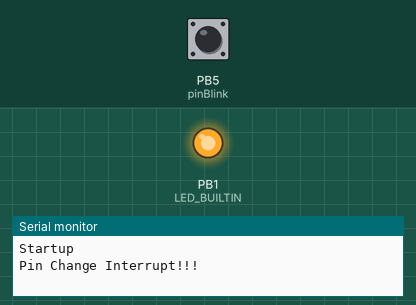
Recording of a sketch running on a simulated ATtiny85, built with avr-gcc and run on an emulated ATtiny85. Parts: output pins drawn as LEDs (lit = HIGH), the last lines printed to the serial monitor. Inputs (shaded band) come from the test bench; at power-on: PB5 (pinBlink) HIGH.

Above: at 0.1 s.
At 1.1 s:
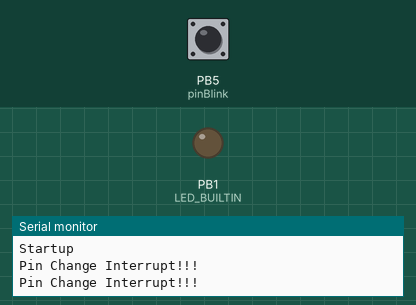
Timing chart, 0 to 2.6 s (numbered marks = the images above):
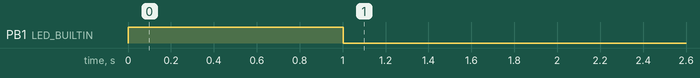

The sketch:

Nano_pinChangeIntrLed.ino
```cpp
// (licence header left out)
#include "PinChangeInterrupt.h"

// Choose a valid PinChangeInterrupt pin of your Arduino board
#define pinBlink 5

void setup() {
  // set pin to input with a pullup, led to output
  pinMode(pinBlink, INPUT_PULLUP);
  pinMode(LED_BUILTIN, OUTPUT);

  // start serial debug output
  Serial.begin(115200);
  Serial.println(F("Startup"));

  // Manually blink once to test if LED is functional
  blinkLed();
  delay(1000);
  blinkLed();

  // Attach the new PinChangeInterrupt and enable event function below
  attachPCINT(digitalPinToPCINT(pinBlink), blinkLed, RISING);//CHANGE);
}

void blinkLed(void) {
  // Switch Led state
  digitalWrite(LED_BUILTIN, !digitalRead(LED_BUILTIN));
    // start serial debug output

  Serial.println(F("Pin Change Interrupt!!!"));
}

void loop() {
  // Nothing to do here
}
```
